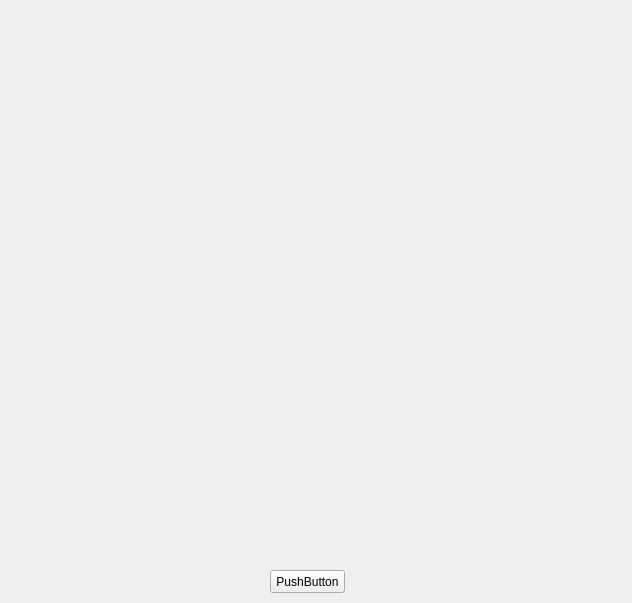
<?xml version="1.0" encoding="UTF-8"?>
<ui version="4.0">
 <class>Form</class>
 <widget class="QWidget" name="Form">
  <property name="geometry">
   <rect>
    <x>0</x>
    <y>0</y>
    <width>632</width>
    <height>603</height>
   </rect>
  </property>
  <property name="windowTitle">
   <string>Form</string>
  </property>
  <widget class="QPushButton" name="pushButton">
   <property name="geometry">
    <rect>
     <x>270</x>
     <y>570</y>
     <width>75</width>
     <height>23</height>
    </rect>
   </property>
   <property name="text">
    <string>PushButton</string>
   </property>
  </widget>
 </widget>
 <resources/>
 <connections/>
</ui>
